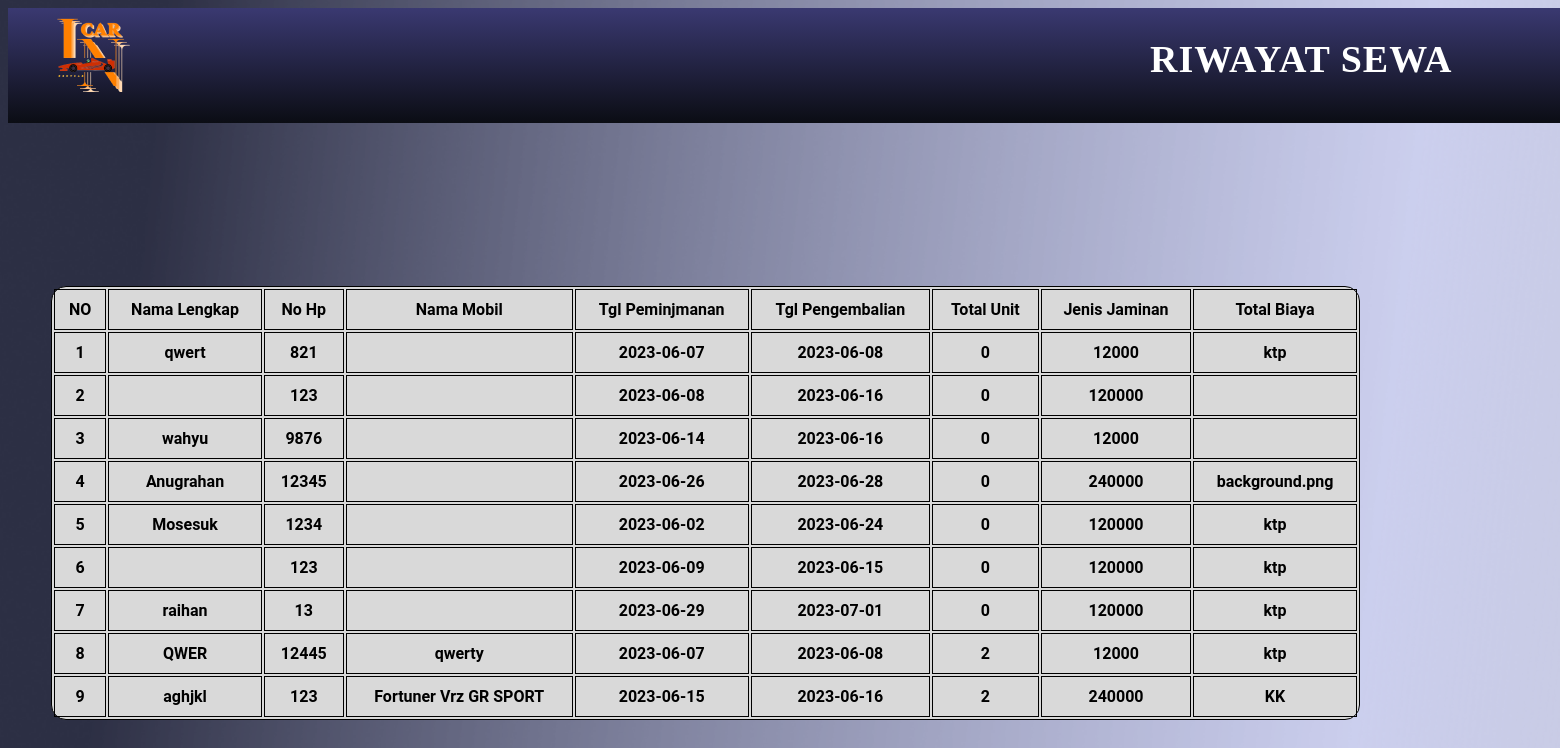
The page /history.php on the database its author committed.
### tables this page shows
CREATE TABLE `peminjam` (
  `NAMA_LENGKAP` varchar(100) DEFAULT NULL,
  `NO_HP` int(20) DEFAULT NULL,
  `Nama_mobil` varchar(50) NOT NULL,
  `TGL_PEMINJAMAN` date DEFAULT NULL,
  `TGL_PENGEMBALIAN` date DEFAULT NULL,
  `total_unit` int(11) NOT NULL,
  `TOTAL_BIAYA_SEWA` int(30) DEFAULT NULL,
  `JENIS_JAMINAN` varchar(50) DEFAULT NULL
);

### history.php (the view, shortened to what this page needs)
<!DOCTYPE html>
<html lang="en">
<head>
    <link rel="stylesheet" href="css3.css">
</head>
    <body style="background-image: url(book.png);">
    </body>
<body>
        <div class="header">
            <div class="logo"></div>
            <div class="posisi">
                <nav>
				    <ul>
					    <li><a href="" style="position: absolute;
                        width: 1000px;
                        height: 28px;
                        left: 1100px;
                        top: 45px;
                        font-family: 'Baloo 2';
                        font-style: normal;
                        font-weight: 700;
                        font-size: 38px;
                        line-height: 20px;
                        display: flex;
                        align-items: center;
                        text-align: center;
                        letter-spacing: 1px;
                        color: #FFFFFF;">RIWAYAT SEWA</a></li>
                    </ul>
                </nav>
            </div>
        </div>
<body>
<?php
              $host = 'localhost';
              $username = 'root';
              $password = '';
              $database = 'rentalin';
              $connection = new mysqli($host, $username, $password, $database);
        $sql = "SELECT * FROM peminjam";
        $result = $connection->query($sql);
        if ($result->num_rows > 0) {
            echo "<table>";
            echo "<tr><th>NO</th><th>Nama Lengkap</th><th>No Hp</th><th>Nama Mobil</th><th>Tgl Peminjmanan</th>
            <th>Tgl Pengembalian</th><th>Total Unit</th><th>Jenis Jaminan</th><th>Total Biaya</tr>";
        $no = 1;
            while($row = $result->fetch_assoc()) {
                echo "<tr><td>".$no++."</td><td>".$row["NAMA_LENGKAP"]."</td><td>".$row["NO_HP"]."</td><td>".$row["Nama_mobil"]."</td>
                <td>".$row["TGL_PEMINJAMAN"]."</td><td>".$row["TGL_PENGEMBALIAN"]."</td><td>".$row["total_unit"]."</td>
                <td>".$row["TOTAL_BIAYA_SEWA"]."</td><td>".$row["JENIS_JAMINAN"]."</td>
                </tr>";
            }
            echo "</table>";
        } else {
            echo "Tidak ada data dalam tabel.";
        }
        ?>
</body>
</html>

### css3.css (style rules this page uses)
body { background-image: url(background.png); background-size: 2500px; background-repeat: no-repeat; width: 2500px; height: auto; }
div.header { width: 2480px; height: 115px; left: 0px; top: 0px; background: linear-gradient(180deg, #3A3971 0%, #0B0D14 100%); }
a { color: white; padding-left: 50px; width: 66px; height: 40px; left: 780px; top: 41px; font-family: 'Baloo Da'; font-style: normal; font-weight: 400; font-size: 20px; line-height: 40px; text-decoration: none; color: #FFFFFF; }
.posisi li { display: inline-block; padding: 0px 0.125px; }
.posisi { padding-left: 900px; padding-top: 20px; }
div.logo { position: absolute; width: 136px; height: 100px; left: 12px; top: 5px; background: url('logo.png'); }

### history.php (style rules this page uses)
table { position: absolute; width: 1309px; height: 157px; right: 200px; bottom: 80px; background-color: #D9D9D9; border-radius: 15px; }
table,th, td { border: 1px solid black; }
th, td { padding: 10px; text-align: center; font-family: 'Roboto'; font-style: normal; font-weight: 700; font-size: 16px; }

### rows shown on the page
peminjam: NAMA_LENGKAP "qwert", NO_HP "821", TGL_PEMINJAMAN "2023-06-07", TGL_PENGEMBALIAN "2023-06-08", total_unit "0", TOTAL_BIAYA_SEWA "12000", JENIS_JAMINAN "ktp"
peminjam: NO_HP "123", TGL_PEMINJAMAN "2023-06-08", TGL_PENGEMBALIAN "2023-06-16", total_unit "0", TOTAL_BIAYA_SEWA "120000"
peminjam: NAMA_LENGKAP "wahyu", NO_HP "9876", TGL_PEMINJAMAN "2023-06-14", TGL_PENGEMBALIAN "2023-06-16", total_unit "0", TOTAL_BIAYA_SEWA "12000"
peminjam: NAMA_LENGKAP "Anugrahan", NO_HP "12345", TGL_PEMINJAMAN "2023-06-26", TGL_PENGEMBALIAN "2023-06-28", total_unit "0", TOTAL_BIAYA_SEWA "240000", JENIS_JAMINAN "background.png"
peminjam: NAMA_LENGKAP "Mosesuk", NO_HP "1234", TGL_PEMINJAMAN "2023-06-02", TGL_PENGEMBALIAN "2023-06-24", total_unit "0", TOTAL_BIAYA_SEWA "120000", JENIS_JAMINAN "ktp"
peminjam: NO_HP "123", TGL_PEMINJAMAN "2023-06-09", TGL_PENGEMBALIAN "2023-06-15", total_unit "0", TOTAL_BIAYA_SEWA "120000", JENIS_JAMINAN "ktp"
peminjam: NAMA_LENGKAP "raihan", NO_HP "13", TGL_PEMINJAMAN "2023-06-29", TGL_PENGEMBALIAN "2023-07-01", total_unit "0", TOTAL_BIAYA_SEWA "120000", JENIS_JAMINAN "ktp"
peminjam: NAMA_LENGKAP "QWER", NO_HP "12445", Nama_mobil "qwerty", TGL_PEMINJAMAN "2023-06-07", TGL_PENGEMBALIAN "2023-06-08", total_unit "2", TOTAL_BIAYA_SEWA "12000", JENIS_JAMINAN "ktp"
peminjam: NAMA_LENGKAP "aghjkl", NO_HP "123", Nama_mobil "Fortuner Vrz GR SPORT", TGL_PEMINJAMAN "2023-06-15", TGL_PENGEMBALIAN "2023-06-16", total_unit "2", TOTAL_BIAYA_SEWA "240000", JENIS_JAMINAN "KK"
